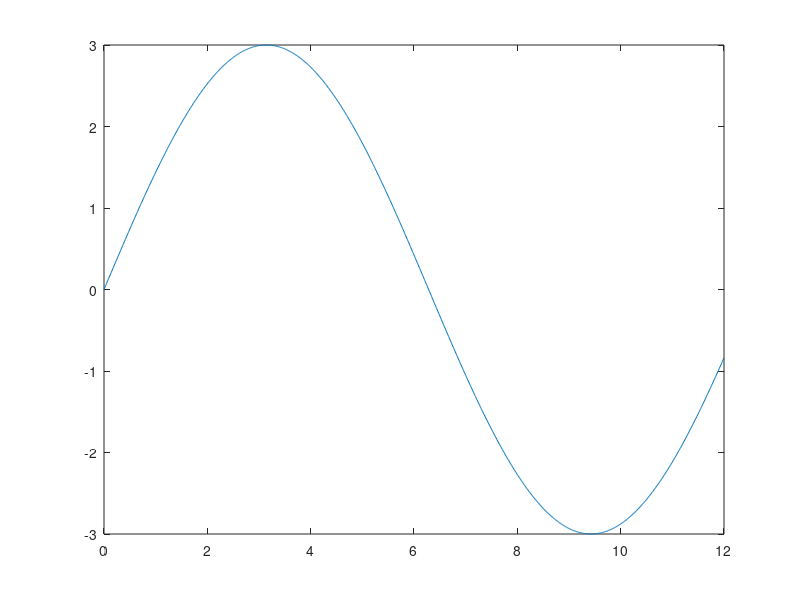

MATLAB code for this plot:
clear;clc;
x = 0:0.01:12;
y=3*sin(0.5*x);
plot(x,y)

x(1) = 4;
for i = 1:1000
    dy(i)=1.5*cos(0.5*x(i));
    if abs(dy(i))<=0.0001
        n=i
        xx=x(i)
        yy=y(i-1)
        dyy=dy(i)
        break
    else
        x(i+1)=x(i)-0.1*dy(i);
        y(i)=3*sin(0.5*x(i));
    end
end